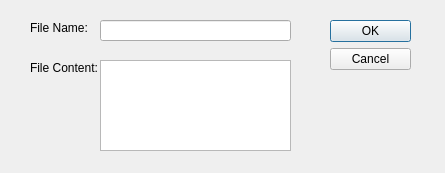
<?xml version="1.0" encoding="UTF-8"?>
<ui version="4.0">
 <class>newFileDialog</class>
 <widget class="QDialog" name="newFileDialog">
  <property name="geometry">
   <rect>
    <x>0</x>
    <y>0</y>
    <width>445</width>
    <height>173</height>
   </rect>
  </property>
  <property name="windowTitle">
   <string>Dialog</string>
  </property>
  <widget class="QDialogButtonBox" name="buttonBox">
   <property name="geometry">
    <rect>
     <x>330</x>
     <y>20</y>
     <width>81</width>
     <height>301</height>
    </rect>
   </property>
   <property name="orientation">
    <enum>Qt::Vertical</enum>
   </property>
   <property name="standardButtons">
    <set>QDialogButtonBox::Cancel|QDialogButtonBox::Ok</set>
   </property>
  </widget>
  <widget class="QLabel" name="label">
   <property name="geometry">
    <rect>
     <x>30</x>
     <y>20</y>
     <width>61</width>
     <height>16</height>
    </rect>
   </property>
   <property name="text">
    <string>File Name:</string>
   </property>
  </widget>
  <widget class="QLabel" name="label_2">
   <property name="geometry">
    <rect>
     <x>30</x>
     <y>60</y>
     <width>71</width>
     <height>16</height>
    </rect>
   </property>
   <property name="text">
    <string>File Content:</string>
   </property>
  </widget>
  <widget class="QLineEdit" name="lineEdit">
   <property name="geometry">
    <rect>
     <x>100</x>
     <y>20</y>
     <width>191</width>
     <height>21</height>
    </rect>
   </property>
  </widget>
  <widget class="QPlainTextEdit" name="plainTextEdit">
   <property name="geometry">
    <rect>
     <x>100</x>
     <y>60</y>
     <width>191</width>
     <height>91</height>
    </rect>
   </property>
  </widget>
 </widget>
 <resources/>
 <connections>
  <connection>
   <sender>buttonBox</sender>
   <signal>accepted()</signal>
   <receiver>newFileDialog</receiver>
   <slot>accept()</slot>
   <hints>
    <hint type="sourcelabel">
     <x>248</x>
     <y>254</y>
    </hint>
    <hint type="destinationlabel">
     <x>157</x>
     <y>274</y>
    </hint>
   </hints>
  </connection>
  <connection>
   <sender>buttonBox</sender>
   <signal>rejected()</signal>
   <receiver>newFileDialog</receiver>
   <slot>reject()</slot>
   <hints>
    <hint type="sourcelabel">
     <x>316</x>
     <y>260</y>
    </hint>
    <hint type="destinationlabel">
     <x>286</x>
     <y>274</y>
    </hint>
   </hints>
  </connection>
 </connections>
</ui>
